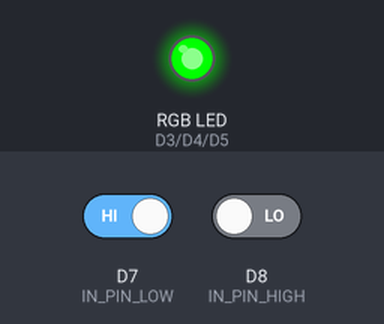
A sketch run on a simulated Arduino MKR. Shown: an RGB LED mixed from three pins (HIGH = lit). The test bench sets the inputs (shaded band); at power-on: D7 (IN_PIN_LOW) HIGH, D8 (IN_PIN_HIGH) LOW. WiFi joins after 1.5 s; servers stay silent unless stated; uploads are accepted with an empty reply; not simulated (calls return 0 or success): arduino_secrets.h; what the sketch prints to the serial monitor is not drawn.

Above: at 11.8 s.
11.9 s: D7 (IN_PIN_LOW) driven LOW
At 13.1 s:
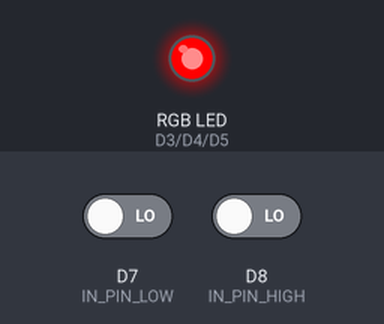
13.4 s: D7 (IN_PIN_LOW) driven HIGH
At 14.6 s:
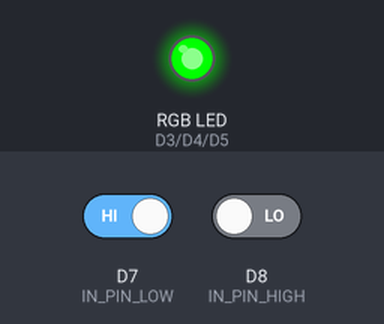
14.9 s: D8 (IN_PIN_HIGH) driven HIGH
At 15.8 s:
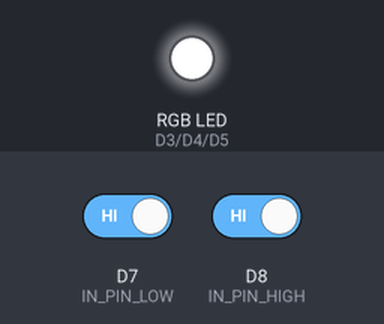
16.4 s: D8 (IN_PIN_HIGH) driven LOW
At 17.1 s:
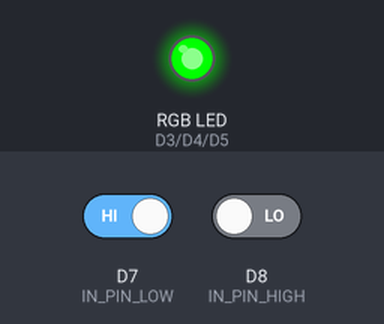
Timing chart, 0 to 18.9 s (numbered marks = the images above; inputs shaded):
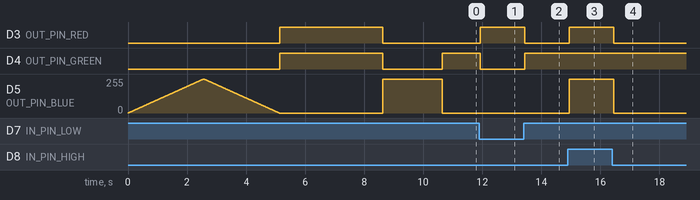

The sketch:

arduino-source.ino
```cpp
#include <ArduinoJson.h>
#include "arduino_secrets.h"
char ssid[] = SECRET_SSID;
char pass[] = SECRET_PASS;
char deviceId[] = DEVICE_ID;

#include <SPI.h>
#include <WiFiNINA.h>
WiFiClient wifi;

#include <ArduinoHttpClient.h>
char serverAddress[] = "christmas-tree-stand-prd.herokuapp.com";  // server address
int port = 80;

HttpClient client = HttpClient(wifi, serverAddress, port);
int wifiStatus = WL_IDLE_STATUS;

// Water Level Sensor
const int IN_PIN_LOW = 7;
const int IN_PIN_HIGH = 8;
int low_val;
int high_val;

// RGB LED
const int OUT_PIN_RED = 3;
const int OUT_PIN_GREEN = 4;
const int OUT_PIN_BLUE = 5;

// Used to determine if a change happened within the last N seconds
unsigned long lastEventTime;
String currentStatus = "";


void setup() {
  Serial.begin(57600);

  startupColors();
  setColor(255, 255, 0);

  while ( wifiStatus != WL_CONNECTED) {

    Serial.print("Attempting to connect to Network named: ");
    Serial.println(ssid);     // print the network name (SSID);
    Serial.println(pass);     // print the network name (SSID);
    delay(2000);
    // Connect to WPA/WPA2 network:
    wifiStatus = WiFi.begin(ssid, pass);
    Serial.print(wifiStatus);

    if (WiFi.status() == WL_CONNECTED) {
      Serial.println("WL_CONNECTED");
    }
    if (WiFi.status() == WL_NO_SHIELD) {
      Serial.println("WL_NO_SHIELD");
    }
    if (WiFi.status() == WL_IDLE_STATUS) {
      Serial.println("WL_IDLE_STATUS");
    }
    if (WiFi.status() == WL_NO_SSID_AVAIL) {
      Serial.println("WL_NO_SSID_AVAIL");
    }
    if (WiFi.status() == WL_SCAN_COMPLETED) {
      Serial.println("WL_SCAN_COMPLETED");
    }
    if (WiFi.status() == WL_CONNECT_FAILED) {
      Serial.println("WL_CONNECT_FAILED");
    }
    if (WiFi.status() == WL_CONNECTION_LOST) {
      Serial.println("WL_CONNECTION_LOST");
    }
    if (WiFi.status() == WL_DISCONNECTED) {
      Serial.println("WL_DISCONNECTED");
    }

  }
  setColor(0, 0, 255);
  delay(2000);

  // print the SSID of the network we're attached to:
  Serial.print("SSID: ");
  Serial.println(WiFi.SSID());
  Serial.println("----------------------");

  // print the arduino's IP address:
  IPAddress ip = WiFi.localIP();
  Serial.print("IP Address: ");
  Serial.println(ip);
  Serial.println("----------------------");

  Serial.print("Device ID: ");
  Serial.println(deviceId);

  lastEventTime = millis();

}

void loop() {

  low_val = digitalRead(IN_PIN_LOW);   // read the low water level sensor
  high_val = digitalRead(IN_PIN_HIGH);   // read the high water level sensor

  boolean significantEvent = false;
  String newStatus = "";

  if (low_val == 0) {
    setColor(255, 0, 0);
    newStatus = "low";
  }
  else if (low_val == 1 && high_val == 0) {
    setColor(0, 255, 0);
    newStatus = "acceptable";
  }
  else if (high_val == 1) {
    setColor(255, 255, 255);
    newStatus = "full";
  }
  else {
    Serial.println("There is an issue");
    setColor(0, 0, 255);
  }

  if (isSignificantEvent(currentStatus, newStatus)) {
    Serial.println("SIGNIFICANT");
    Serial.print("Low Value: ");
    Serial.println(low_val);
    Serial.print("High Value: ");
    Serial.println(high_val);

    if (currentStatus == "") {
      Serial.println("System has been reset!");
      newStatus = "reset";
    }
    else if (newStatus == "low") {
      Serial.println("The water level is in low range!");
    }
    else if (newStatus == "acceptable") {
      Serial.println("The water level is in acceptable range!");
    }
    else if (newStatus == "full") {
      Serial.println("The water level is in full range!");
    }
    Serial.println("---------------------- " + String (millis()) + " - " + String (lastEventTime));

    currentStatus = newStatus;

    post_data(currentStatus);

  }

  delay(50);
}


boolean isSignificantEvent(String currentStatus, String newStatus) {
  boolean significantEvent = false;
  if ((currentStatus != newStatus & (millis() - lastEventTime > 30000)) | (currentStatus == "")) {
    significantEvent = true;
    lastEventTime = millis();
  }
  return significantEvent;
}


void setColor(int red, int green, int blue) {
  analogWrite(OUT_PIN_RED, red);
  analogWrite(OUT_PIN_GREEN, green);
  analogWrite(OUT_PIN_BLUE, blue);
}


void startupColors() {

  for (int counter = 0; counter <= 255; counter++) {
    setColor(0, 0, counter);
    delay(10);
  }

  for (int counter = 255; counter >= 0; counter--) {
    setColor(0, 0, counter);
    delay(10);
  }
}


int post_data(String currentStatus) {
  client.sendHeader("Cache-Control", "no-cache");

  // send the POST request
  Serial.println("making post request");

  String postData = "{\"status\": \"" + currentStatus + "\"}";
  client.post("/stands/" + String (DEVICE_ID) + "/status", "application/json", postData);

  // read the status code and body of the response
  int statusCode = client.responseStatusCode();
  Serial.print("Status code: ");
  Serial.println(statusCode);

  String response = client.responseBody();
  Serial.println(response);

  return statusCode;
}
```

Measured:
- after the input at 11.9 s, D3 (OUT_PIN_RED): LOW → HIGH at once; D4 (OUT_PIN_GREEN): HIGH → LOW at once
- after the input at 13.4 s, D3 (OUT_PIN_RED): HIGH → LOW at once; D4 (OUT_PIN_GREEN): LOW → HIGH at once
- after the input at 14.9 s, D3 (OUT_PIN_RED): LOW → HIGH after 0.05 s; D5 (OUT_PIN_BLUE): 0/255 → 255/255 after 0.05 s
- after the input at 16.4 s, D3 (OUT_PIN_RED): HIGH → LOW after 0.05 s; D5 (OUT_PIN_BLUE): 255/255 → 0/255 after 0.05 s
